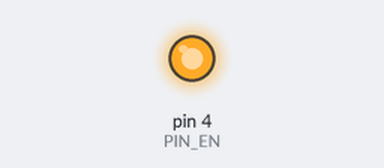
This sketch was run on a simulated Arduino Uno, built with avr-gcc and run on an emulated ATmega328P. On the bench: output pins drawn as LEDs (lit = HIGH). Pins used as bus, display or sensor lines are not drawn.

Above: at 0.1 s.
Timing chart, 0 to 1.6 s (numbered marks = the images above):
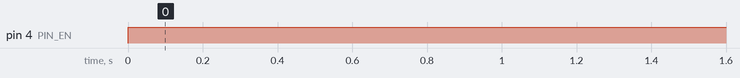

The sketch:

mm5450_philips.ino
```cpp
const int PIN_DATA = 3;     // D3
const int PIN_CLK  = 2;     // D2
const int PIN_EN   = 4;     // D4

void sendBit(bool bitVal) {
  digitalWrite(PIN_CLK, LOW);
  digitalWrite(PIN_DATA, bitVal ? HIGH : LOW);
  digitalWrite(PIN_CLK, HIGH);
}

void sendMM5450(uint8_t b1, uint8_t b2, uint8_t b3, uint8_t b4, uint8_t nibble)
{

  digitalWrite(PIN_EN, LOW);

  sendByte(b1);
  sendByte(b2);
  sendByte(b3);
  sendByte(b4);

  // --- 3) Send low nibble (4 bits)
  for (int i = 3; i >= 0; i--) {
    sendBit((nibble >> i) & 1);
  }

  // DONE: return ENABLE high to latch data
  digitalWrite(PIN_EN, HIGH);
}

void sendByte(uint8_t value)
{
  for (int i = 7; i >= 0; i--) {
    sendBit((value >> i) & 1);
  }
}

void setup() {
  pinMode(PIN_DATA, OUTPUT);
  pinMode(PIN_CLK, OUTPUT);
  pinMode(PIN_EN, OUTPUT);

  digitalWrite(PIN_DATA, LOW);
  digitalWrite(PIN_CLK, LOW);
  digitalWrite(PIN_EN, HIGH); // idle = disabled
}


byte digits_bin[10] = {
  0b01111110, // 0
  0b00110000, // 1
  0b01101101, // 2
  0b01111001, // 3
  0b00110011, // 4
  0b01011011, // 5
  0b01011111, // 6
  0b01110000, // 7
  0b01111111, // 8
  0b01111011  // 9
};

// byte hex_bin[6] = {
//   0b01110111, // A
//   0b00111110, // b
//   0b10011100, // C
//   0b01111010, // d
//   0b10011110, // E
//   0b10001110  // F
// };


void loop() {

  sendMM5450(digits_bin[3] | 0b10000000, digits_bin[2], digits_bin[1], digits_bin[0], 0x00);

  delay(500);
  // Clear display
  sendMM5450(0x00 | 0b10000000 , 0x00, 0x00, 0x00, 0x00);

  delay(500);
}
```

Measured:
- by itself, pin 4 (PIN_EN): LOW → HIGH at 0.00 s
